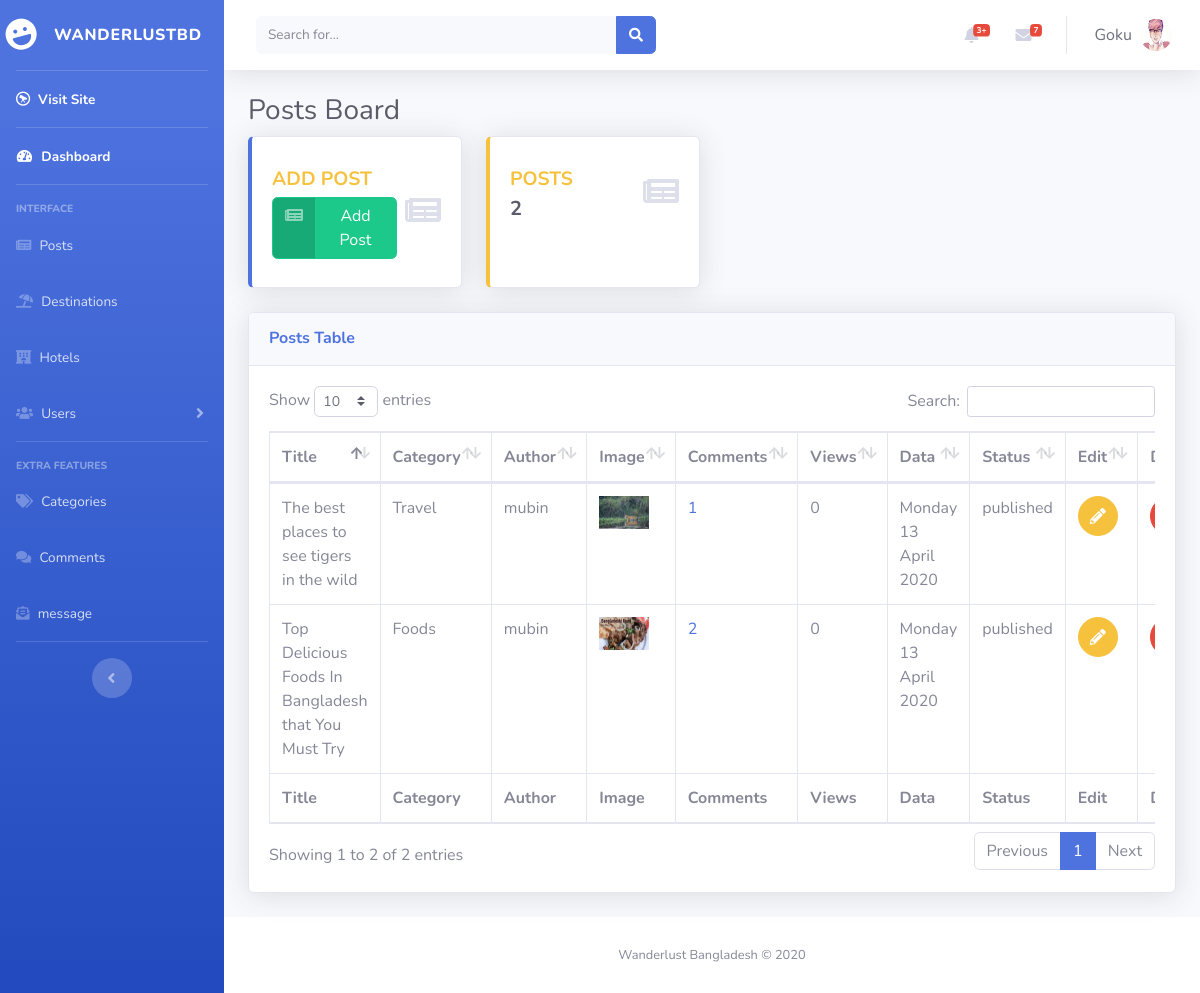
The page /admin/post_list.php (signed in) on the database its author committed.
### tables this page shows
CREATE TABLE `users` (
  `id` int(11) NOT NULL,
  `username` varchar(255) NOT NULL,
  `email` varchar(255) NOT NULL,
  `password` text NOT NULL,
  `profile_pic` varchar(255) NOT NULL,
  `is_active` varchar(3) NOT NULL,
  `post_id` int(11) NOT NULL,
  `role` varchar(255) NOT NULL DEFAULT 'Admin',
  `join_date` datetime NOT NULL DEFAULT current_timestamp() ON UPDATE current_timestamp(),
  `first_name` varchar(255) NOT NULL,
  `last_name` varchar(255) NOT NULL,
  `gender` varchar(10) NOT NULL,
  `bio` text NOT NULL
);

CREATE TABLE `posts` (
  `post_id` int(11) NOT NULL,
  `post_title` varchar(255) NOT NULL,
  `post_category` varchar(255) NOT NULL,
  `post_category_id` int(11) NOT NULL,
  `post_author` varchar(255) NOT NULL,
  `post_content` text NOT NULL,
  `post_date` varchar(255) NOT NULL,
  `post_image` varchar(255) DEFAULT NULL,
  `post_comment_count` int(255) NOT NULL,
  `post_views` int(255) NOT NULL,
  `post_tags` varchar(20) NOT NULL,
  `post_status` varchar(255) NOT NULL DEFAULT 'draft',
  `post_track` text NOT NULL
);

CREATE TABLE `categories` (
  `id` int(11) NOT NULL,
  `Category_Name` varchar(255) NOT NULL,
  `Category_Description` text NOT NULL,
  `Time` datetime DEFAULT current_timestamp() ON UPDATE current_timestamp()
);

### admin/post_list.php (the view, shortened to what this page needs)
<?php
include "include/header.php";
?>
<?php include "include/sidenavbar.php";
if (isset($_SESSION['username'])) {
    $user = $_SESSION['username'];
    $sql = mysqli_query($conn, "SELECT * FROM users WHERE username = '$user'");
    $row = mysqli_fetch_assoc($sql);
    $username = $row['username'];
    $profile_pic = $row['profile_pic'];
?>
    <div id="content-wrapper" class="d-flex flex-column">
        <div id="content">
            <?php include "include/topnavbar.php";  ?>
            <div class="container-fluid">
                <h1 class="h3 mb-2 text-gray-800">Posts Board</h1>
                <div class="row">
                    <div class="col-xl-3 col-md-6 mb-4">
                        <div class="card border-left-primary shadow h-100 py-2">
                            <div class="card-body">
                                <div class="row no-gutters align-items-center">
                                    <div class="col mr-2">
                                        <div class="text-lg font-weight-bold text-warning text-uppercase mb-1">Add Post</div>
                                        <a class="btn btn-success btn-icon-split" type="button" href="add_post.php">
                                            <span class="icon text-white-50">
                                                <i class="fas fa-newspaper"></i>
                                            </span>
                                            <span class="text">Add Post</span>
                                        </a>
                                    </div>
                                    <div class="col-auto">
                                        <i class="fas fa-newspaper fa-2x text-gray-300"></i>
                                    </div>
                                </div>
                            </div>
                        </div>
                    </div>
                    <div class="col-xl-3 col-md-6 mb-4">
                        <div class="card border-left-warning shadow h-100 py-2">
                            <div class="card-body">
                                <div class="row no-gutters align-items-center">
                                    <div class="col mr-2">
                                        <div class="text-lg font-weight-bold text-warning text-uppercase mb-1">Posts </div>
                                        <div class="h5 mb-0 font-weight-bold text-gray-800">
                                            <?php
                                            $totalPostCount = "SELECT post_id FROM posts ORDER BY post_id";
                                            $Count_response = mysqli_query($conn, $totalPostCount);
                                            $row = mysqli_num_rows($Count_response);
                                            echo $row;
                                            ?>
                                        </div>
                                    </div>
                                    <div class="col-auto">
                                        <i class="fas fa-newspaper fa-2x text-gray-300"></i>
                                    </div>
                                </div>
                            </div>
                        </div>
                    </div>
                </div>
                <div class="card shadow mb-4">
                    <div class="card-header py-3">
                        <h6 class="m-0 font-weight-bold text-primary">Posts Table</h6>
                    </div>
                    <div class="card-body">
                        <div class="table-responsive">
                            <table class="table table-bordered" id="dataTable" width="100%" cellspacing="0">
                                <thead>
                                    <tr>
                                        <th>Title</th>
                                        <th>Category</th>
                                        <th>Author</th>
                                        <th>Image</th>
                                        <th>Comments</th>
                                        <th>Views</th>
                                        <th>Data</th>
                                        <th>Status</th>
                                        <th>Edit</th>
                                        <th>Delete</th>
                                    </tr>
                                </thead>
                                <tfoot>
                                    <tr>
                                        <th>Title</th>
                                        <th>Category</th>
                                        <th>Author</th>
                                        <th>Image</th>
                                        <th>Comments</th>
                                        <th>Views</th>
                                        <th>Data</th>
                                        <th>Status</th>
                                        <th>Edit</th>
                                        <th>Delete</th>
                                    </tr>
                                </tfoot>
                                <tbody>
                                    <?php
                                    $show_data = "SELECT * FROM posts ORDER BY post_id DESC";
                                    $query_response = mysqli_query($conn, $show_data);
                                    if (mysqli_num_rows($query_response) > 0) {
                                        while ($row = mysqli_fetch_assoc($query_response)) {
                                            $post_id = $row['post_id'];
                                            $post_title = $row['post_title'];
                                            $post_author = $row['post_author'];
                                            $post_image = $row['post_image'];
                                            $post_category_id = $row['post_category_id'];
                                            $post_status = $row['post_status'];
                                            $post_date = $row['post_date'];
                                            $post_view = $row['post_views'];
                                            echo "<tr>";
                                            echo "<td>$post_title</td>";
                                            $sql = "SELECT * FROM categories WHERE id = '$post_category_id'";
                                            $select_categories_id = mysqli_query($conn, $sql);
                                            while ($row = mysqli_fetch_assoc($select_categories_id)) {
                                                $cat_title = $row['Category_Name'];
                                                echo "<td>$cat_title</td>";
                                            }
                                            if (!empty($post_author)) {
                                                echo "<td>$post_author</td>";
                                            } else {
                                                echo "<td>Unknown</td>";
                                            }
                                            echo "<td> <img src='../img/posts/{$post_image}' width='50px'></td>";
                                            $query = "SELECT * FROM `comments` WHERE comment_post_id = '$post_id'";
                                            $select_comment = mysqli_query($conn, $query);
                                            if (mysqli_num_rows($select_comment) > 0) {
                                                $count_comments = mysqli_num_rows($select_comment);
                                                echo "<td><a href = 'comment.php?id=$post_id'>$count_comments</a></td>";
                                            } else {
                                                echo "<td>0</td>";
                                            }
                                            echo "<td>$post_view</td>";
                                            echo "<td>$post_date</td>";
                                            echo "<td>$post_status</td>";
                                            echo "<td><a class='btn btn-warning btn-circle' href='edit_post.php?p_id={$post_id}'><i class='fas fa-pencil-alt'></i></a></td>";
                                            echo "<td><a class='btn btn-danger btn-circle' href='post_list.php?delete=delete&p_id={$post_id}'> <i class='fas fa-trash'></i></a></td>";
                                            echo "</tr>";
                                        }
                                    } else {
                                        echo "No Record Found!";
                                    }
                                    ?>
                                </tbody>
                            </table>
                        </div>
                    </div>
                </div>
            </div>
        </div>
        <?php include "include/footer.php"; ?>
        <?php include "include/scripts.php"; ?>
    <?php
}
    ?>

### admin/include/topnavbar.php (shortened to what this page needs)
<nav class="navbar navbar-expand navbar-light bg-white topbar mb-4 static-top shadow">
    <form class="d-none d-sm-inline-block form-inline mr-auto ml-md-3 my-2 my-md-0 mw-100 navbar-search">
        <div class="input-group">
            <input type="text" class="form-control bg-light border-0 small" placeholder="Search for..." aria-label="Search" aria-describedby="basic-addon2">
            <div class="input-group-append">
                <button class="btn btn-primary" type="button">
                    <i class="fas fa-search fa-sm"></i>
                </button>
            </div>
        </div>
    </form>
    <ul class="navbar-nav ml-auto">
        <li class="nav-item dropdown no-arrow mx-1">
            <a class="nav-link dropdown-toggle" href="#" id="alertsDropdown" role="button" data-toggle="dropdown" aria-haspopup="true" aria-expanded="false">
                <i class="fas fa-bell fa-fw"></i>
                <span class="badge badge-danger badge-counter">3+</span>
            </a>
        </li>
        <li class="nav-item dropdown no-arrow mx-1">
            <a class="nav-link dropdown-toggle" href="#" id="messagesDropdown" role="button" data-toggle="dropdown" aria-haspopup="true" aria-expanded="false">
                <i class="fas fa-envelope fa-fw"></i>
                <span class="badge badge-danger badge-counter">7</span>
            </a>
        </li>
        <li class="nav-item dropdown no-arrow">
            <a class="nav-link dropdown-toggle" id="userDropdown" role="button" data-toggle="dropdown" aria-haspopup="true" aria-expanded="false">
                <span class="mr-2 d-none d-lg-inline text-gray-700 large">
                    <?php echo ucfirst($username); ?>
                </span>
                <img src="<?php echo $profile_pic; ?>" alt="profile_Pic" class="img-profile rounded-circle">
            </a>
        </li>
    </ul>
</nav>

### rows shown on the page
users: username "Goku", profile_pic (picture)
posts: post_title "The best places to see tigers in the wild", post_author "mubin", post_image (picture), count_comments "1", post_views "0", post_date "Monday 13 April 2020", post_status "published"
categories: Category_Name "Travel"
posts: post_title "Top Delicious Foods In Bangladesh that You Must Try", post_author "mubin", post_image (picture), count_comments "2", post_views "0", post_date "Monday 13 April 2020", post_status "published"
categories: Category_Name "Foods"

### other values the page prints
$row "2"
